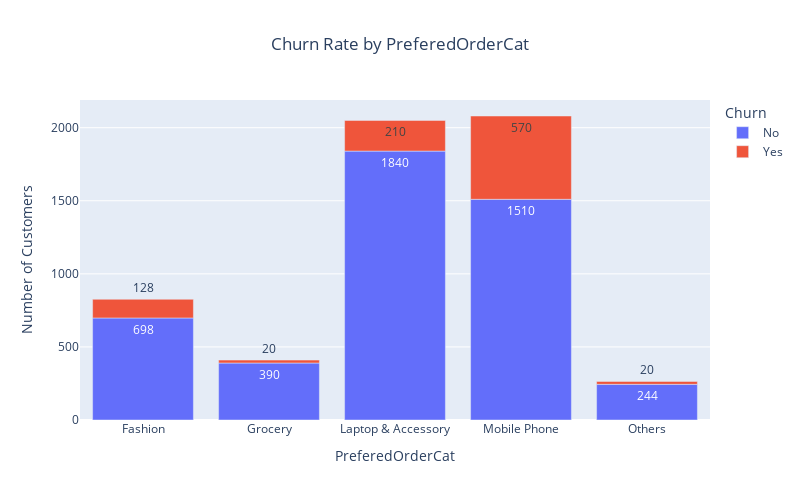

Notebook cell for this chart:
### Code cell
# plot Preferred Categories and Churn
plot_cat_churn_rate('PreferedOrderCat', ecom_cus_df)

### Figure 1 — Plotly figure (JSON) as saved in the notebook; plotly's stock layout.template omitted (floating-point values rounded to 4 significant figures)
{"data": [{"alignmentgroup": "True", "hovertemplate": "Churn=No<br>PreferedOrderCat=%{x}<br>count=%{text}<extra></extra>", "legendgroup": "No", "marker": {"color": "#636efa", "pattern": {"shape": ""}}, "name": "No", "offsetgroup": "No", "orientation": "v", "showlegend": true, "text": [698, 390, 1840, 1510, 244], "textposition": "auto", "type": "bar", "x": ["Fashion", "Grocery", "Laptop & Accessory", "Mobile Phone", "Others"], "xaxis": "x", "y": [698, 390, 1840, 1510, 244], "yaxis": "y"}, {"alignmentgroup": "True", "hovertemplate": "Churn=Yes<br>PreferedOrderCat=%{x}<br>count=%{text}<extra></extra>", "legendgroup": "Yes", "marker": {"color": "#EF553B", "pattern": {"shape": ""}}, "name": "Yes", "offsetgroup": "Yes", "orientation": "v", "showlegend": true, "text": [128, 20, 210, 570, 20], "textposition": "auto", "type": "bar", "x": ["Fashion", "Grocery", "Laptop & Accessory", "Mobile Phone", "Others"], "xaxis": "x", "y": [128, 20, 210, 570, 20], "yaxis": "y"}], "layout": {"barmode": "relative", "height": 500, "legend": {"title": {"text": "Churn"}, "tracegroupgap": 0}, "title": {"text": "Churn Rate by PreferedOrderCat", "x": 0.5}, "width": 800, "xaxis": {"anchor": "y", "domain": [0, 1], "title": {"text": "PreferedOrderCat"}}, "yaxis": {"anchor": "x", "domain": [0, 1], "title": {"text": "Number of Customers"}}}}
